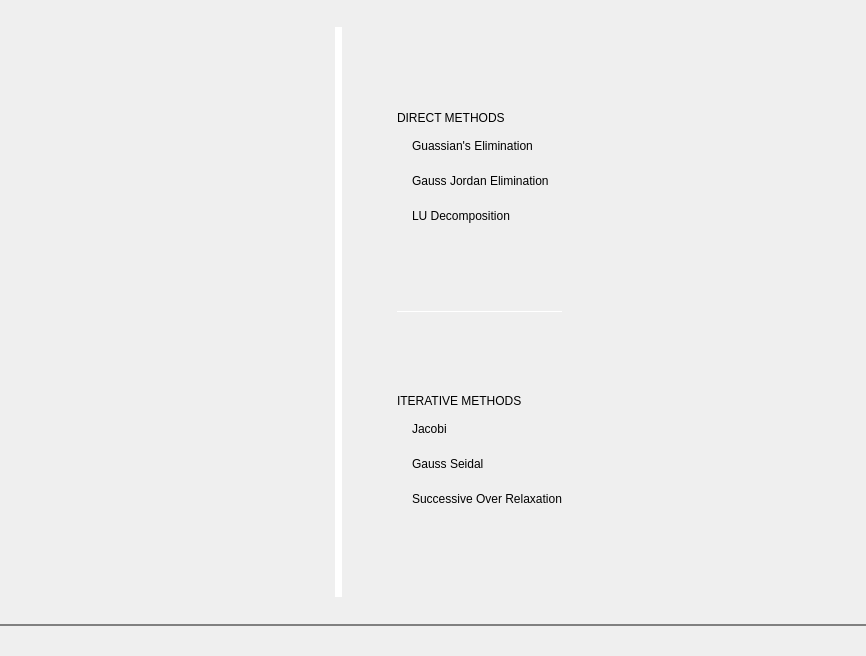
<?xml version="1.0" encoding="UTF-8"?>
<ui version="4.0">
 <class>MainWindow</class>
 <widget class="QMainWindow" name="MainWindow">
  <property name="geometry">
   <rect>
    <x>0</x>
    <y>0</y>
    <width>866</width>
    <height>579</height>
   </rect>
  </property>
  <property name="windowTitle">
   <string>STENSIL</string>
  </property>
  <property name="windowIcon">
   <iconset resource="r.qrc">
    <normaloff>:/img/stensil (2).png</normaloff>:/img/stensil (2).png</iconset>
  </property>
  <property name="styleSheet">
   <string notr="true">QScrollBar:vertical{
	width: 9px; 
}

QScrollBar:horizontal{
	height: 9px; 
}

QScrollBar:horizontal,
QScrollBar:vertical{
	background: rgba(250,250,250,0.5);
}

QScrollBar::sub-page:horizontal,
QScrollBar::add-page:horizontal,
QScrollBar::add-line:horizontal,
QScrollBar::sub-line:horizontal,
QScrollBar::add-line:vertical,
QScrollBar::sub-line:vertical,
QScrollBar::sub-page:vertical,
QScrollBar::add-page:vertical{
	background: none;
}

QScrollBar::handle:vertical,
QScrollBar::handle:horizontal{
	background: rgba(70,65,65,1);
	border-radius: 2px;
	margin: 2px;
}

QWidget{
	
	border: 0;
	margin: 0;
	padding: 0;
}

QPushButton{
	
	text-align: left;
	padding: 0;
	padding-left: 15px;
	background: rgba(0,0,0,0);
	margin-top: 2px;
	margin-bottom: 2px;
	border: 0;
	height: 25px; 
}

[objectName = &quot;toc_widget&quot;] QLabel, 
[objectName = &quot;tom_widget&quot;] QLabel{
	
	font-weight: bold;
	height: 100px;
	padding-left: 5px;
}

[objectName = &quot;toc_widget&quot;] QPushButton{
	
	color: blue;
}

[objectName = &quot;tom_widget&quot;]{
	
	background-color: rgba(200, 62, 52, 1);
	border: 1px solid gray;
	min-width: 250px;
}

[objectName = &quot;tom_widget&quot;] QPushButton{
	
	color: white;
	font: italic 12pt &quot;Monotype Corsiva&quot;;
}

[objectName = &quot;tom_widget&quot;] QPushButton:hover{
	
	background-color: rgba(255,255,255,0.3);
	font-size: 13pt;
}


[objectName = &quot;solve_pushButton&quot;]{
	
	border: 1px solid gray;
	color: red;
	padding: 2px 15px;
	border-radius: 2px;
}

[objectName = &quot;tom_widget&quot;] QLabel{
	
	color: white;
	/*font: 20pt &quot;Mistral&quot;;*/
}

[objectName = &quot;centralwidget&quot;]{

	background: url(:/img/bg/andres-jasso-RQqhVKHXa-k-unsplash.jpg);
	background-position:  bottom right;
}

QStatusBar{
	
	border-top: 2px solid gray;
	min-height: 30px;
}

Line{
	background-color: gray;
}

QLineEdit{
	
	border: 1px solid silver;
	border-radius: 2px;
	margin: 2px;
	padding-left: 5px;
	max-width: 100px;
	min-width: 70px;
	min-height: 25px;
}

QLineEdit:hover{
	
	border-color: gray;
	padding-left: 2px;
}

QScrollArea{
	
	background-color: rgba(240, 240, 240, 1);
	border: 2px solid gray;
	border-top: 0;
	border-bottom: 0;
	border: 0;
	width: 60%;
}

Line{
	
	background-color: rgba(0,0,0,0);
	border-right: 2px solid gray;
}

[objectName = &quot;tom_widget&quot;]{
	
	border-top: 0;
	border-bottom: 0;
}

</string>
  </property>
  <widget class="QWidget" name="centralwidget">
   <layout class="QHBoxLayout" name="horizontalLayout_7">
    <item>
     <widget class="QStackedWidget" name="stackedWidget">
      <property name="currentIndex">
       <number>0</number>
      </property>
      <widget class="QWidget" name="welcome_page">
       <layout class="QHBoxLayout" name="horizontalLayout_4">
        <item>
         <spacer name="horizontalSpacer">
          <property name="orientation">
           <enum>Qt::Horizontal</enum>
          </property>
          <property name="sizeHint" stdset="0">
           <size>
            <width>40</width>
            <height>20</height>
           </size>
          </property>
         </spacer>
        </item>
        <item>
         <widget class="QWidget" name="welcome_page_app_label_wrapper" native="true">
          <property name="styleSheet">
           <string notr="true">[objectName = &quot;welcome_page_app_label_wrapper&quot;]{

background: white;
}</string>
          </property>
          <layout class="QHBoxLayout" name="horizontalLayout">
           <item>
            <spacer name="horizontalSpacer_11">
             <property name="orientation">
              <enum>Qt::Horizontal</enum>
             </property>
             <property name="sizeType">
              <enum>QSizePolicy::Preferred</enum>
             </property>
             <property name="sizeHint" stdset="0">
              <size>
               <width>40</width>
               <height>20</height>
              </size>
             </property>
            </spacer>
           </item>
           <item>
            <widget class="QLabel" name="welcome_page_app_label">
             <property name="styleSheet">
              <string notr="true">background-color: white;</string>
             </property>
             <property name="text">
              <string/>
             </property>
             <property name="pixmap">
              <pixmap resource="r.qrc">:/img/stensil (3).png</pixmap>
             </property>
            </widget>
           </item>
           <item>
            <spacer name="horizontalSpacer_10">
             <property name="orientation">
              <enum>Qt::Horizontal</enum>
             </property>
             <property name="sizeType">
              <enum>QSizePolicy::Preferred</enum>
             </property>
             <property name="sizeHint" stdset="0">
              <size>
               <width>40</width>
               <height>20</height>
              </size>
             </property>
            </spacer>
           </item>
           <item>
            <widget class="QWidget" name="tom_widget" native="true">
             <layout class="QVBoxLayout" name="verticalLayout_2">
              <item>
               <spacer name="verticalSpacer_4">
                <property name="orientation">
                 <enum>Qt::Vertical</enum>
                </property>
                <property name="sizeHint" stdset="0">
                 <size>
                  <width>20</width>
                  <height>40</height>
                 </size>
                </property>
               </spacer>
              </item>
              <item>
               <widget class="QLabel" name="directMethods_label">
                <property name="styleSheet">
                 <string notr="true">font: 20pt &quot;Mistral&quot;;</string>
                </property>
                <property name="text">
                 <string>DIRECT METHODS</string>
                </property>
               </widget>
              </item>
              <item>
               <widget class="QPushButton" name="guassianElimination_pushButton">
                <property name="styleSheet">
                 <string notr="true"/>
                </property>
                <property name="text">
                 <string>Guassian's Elimination</string>
                </property>
               </widget>
              </item>
              <item>
               <widget class="QPushButton" name="gaussJordan_pushButton">
                <property name="text">
                 <string>Gauss Jordan Elimination</string>
                </property>
               </widget>
              </item>
              <item>
               <widget class="QPushButton" name="lu_pushButton">
                <property name="text">
                 <string>LU Decomposition</string>
                </property>
               </widget>
              </item>
              <item>
               <spacer name="verticalSpacer_7">
                <property name="orientation">
                 <enum>Qt::Vertical</enum>
                </property>
                <property name="sizeHint" stdset="0">
                 <size>
                  <width>20</width>
                  <height>40</height>
                 </size>
                </property>
               </spacer>
              </item>
              <item>
               <widget class="Line" name="line_2">
                <property name="styleSheet">
                 <string notr="true">border-top: 1px solid white;
background-color: rgba(0,0,0,0);</string>
                </property>
                <property name="orientation">
                 <enum>Qt::Horizontal</enum>
                </property>
               </widget>
              </item>
              <item>
               <spacer name="verticalSpacer_6">
                <property name="orientation">
                 <enum>Qt::Vertical</enum>
                </property>
                <property name="sizeHint" stdset="0">
                 <size>
                  <width>20</width>
                  <height>40</height>
                 </size>
                </property>
               </spacer>
              </item>
              <item>
               <widget class="QLabel" name="iterativeMethods_label">
                <property name="styleSheet">
                 <string notr="true">font: 20pt &quot;Mistral&quot;;</string>
                </property>
                <property name="text">
                 <string>ITERATIVE METHODS</string>
                </property>
               </widget>
              </item>
              <item>
               <widget class="QPushButton" name="jacobi_pushButton">
                <property name="text">
                 <string>Jacobi</string>
                </property>
               </widget>
              </item>
              <item>
               <widget class="QPushButton" name="gaussSeidal_pushButton">
                <property name="text">
                 <string>Gauss Seidal</string>
                </property>
               </widget>
              </item>
              <item>
               <widget class="QPushButton" name="sor_pushButton">
                <property name="text">
                 <string>Successive Over Relaxation</string>
                </property>
               </widget>
              </item>
              <item>
               <spacer name="verticalSpacer_3">
                <property name="orientation">
                 <enum>Qt::Vertical</enum>
                </property>
                <property name="sizeHint" stdset="0">
                 <size>
                  <width>20</width>
                  <height>40</height>
                 </size>
                </property>
               </spacer>
              </item>
             </layout>
            </widget>
           </item>
          </layout>
         </widget>
        </item>
        <item>
         <spacer name="horizontalSpacer_8">
          <property name="orientation">
           <enum>Qt::Horizontal</enum>
          </property>
          <property name="sizeHint" stdset="0">
           <size>
            <width>40</width>
            <height>20</height>
           </size>
          </property>
         </spacer>
        </item>
       </layout>
      </widget>
      <widget class="QWidget" name="main_page">
       <layout class="QVBoxLayout" name="verticalLayout">
        <item>
         <widget class="QWidget" name="main_page_labelArea_widget" native="true">
          <property name="styleSheet">
           <string notr="true">/*[objectName=&quot;main_page_labelArea_widget&quot;]{

	background-color: rgba(255,255,255,0.95);
	border: 1px solid silver;
	border-radius: 2px;
}*/</string>
          </property>
          <layout class="QHBoxLayout" name="horizontalLayout_5">
           <item>
            <widget class="QPushButton" name="pushButton">
             <property name="styleSheet">
              <string notr="true">
QPushButton{

padding: 5;
border: 1px solid gray;
width: 30px;
max-width: 30px;
height: 30px;
border-radius: 21px;
background-color: rgba(255,255,255,1);
}

QPushButton:hover{

border-width: 2px;
}

QPushButton:pressed{

width: 26px;
max-width: 26px;
height: 26px;
border-radius: 16px;
}</string>
             </property>
             <property name="text">
              <string/>
             </property>
             <property name="icon">
              <iconset resource="r.qrc">
               <normaloff>:/img/svg/long-arrow-alt-left.svg</normaloff>:/img/svg/long-arrow-alt-left.svg</iconset>
             </property>
             <property name="iconSize">
              <size>
               <width>21</width>
               <height>50</height>
              </size>
             </property>
            </widget>
           </item>
           <item>
            <widget class="QLabel" name="app_label">
             <property name="styleSheet">
              <string notr="true">font: 25pt &quot;Quicksand&quot;;
color: rgb(200, 62, 52);
text-align: center;</string>
             </property>
             <property name="text">
              <string>&lt;html&gt;&lt;head/&gt;&lt;body&gt;&lt;p align=&quot;center&quot;&gt;Jacobi's Method&lt;/p&gt;&lt;/body&gt;&lt;/html&gt;</string>
             </property>
            </widget>
           </item>
          </layout>
         </widget>
        </item>
        <item>
         <widget class="QWidget" name="widget_3" native="true">
          <layout class="QHBoxLayout" name="horizontalLayout_6">
           <item>
            <spacer name="horizontalSpacer_2">
             <property name="orientation">
              <enum>Qt::Horizontal</enum>
             </property>
             <property name="sizeType">
              <enum>QSizePolicy::Fixed</enum>
             </property>
             <property name="sizeHint" stdset="0">
              <size>
               <width>40</width>
               <height>20</height>
              </size>
             </property>
            </spacer>
           </item>
           <item>
            <widget class="QScrollArea" name="scrollArea">
             <property name="minimumSize">
              <size>
               <width>722</width>
               <height>500</height>
              </size>
             </property>
             <property name="styleSheet">
              <string notr="true">
[objectName=&quot;scrollArea&quot;]{
background-color: white;
border-radius: 2px;
border: 1px solid silver;
min-width: 720px;
}

QWidget{

}</string>
             </property>
             <property name="widgetResizable">
              <bool>true</bool>
             </property>
             <widget class="QWidget" name="scrollAreaWidgetContents">
              <property name="geometry">
               <rect>
                <x>0</x>
                <y>0</y>
                <width>720</width>
                <height>498</height>
               </rect>
              </property>
              <layout class="QHBoxLayout" name="horizontalLayout_2">
               <item>
                <spacer name="horizontalSpacer_9">
                 <property name="orientation">
                  <enum>Qt::Horizontal</enum>
                 </property>
                 <property name="sizeType">
                  <enum>QSizePolicy::Fixed</enum>
                 </property>
                 <property name="sizeHint" stdset="0">
                  <size>
                   <width>40</width>
                   <height>20</height>
                  </size>
                 </property>
                </spacer>
               </item>
               <item>
                <widget class="QWidget" name="input_widget" native="true">
                 <layout class="QVBoxLayout" name="verticalLayout_5">
                  <item>
                   <widget class="QLabel" name="input_label">
                    <property name="styleSheet">
                     <string notr="true">font: 25pt &quot;Quicksand&quot;;
color: rgb(200, 62, 52);</string>
                    </property>
                    <property name="text">
                     <string>Input</string>
                    </property>
                   </widget>
                  </item>
                  <item>
                   <layout class="QVBoxLayout" name="input_verticalLayout">
                    <item>
                     <widget class="QWidget" name="widget" native="true">
                      <layout class="QHBoxLayout" name="horizontalLayout_3">
                       <item alignment="Qt::AlignLeft">
                        <widget class="QLabel" name="n_label">
                         <property name="styleSheet">
                          <string notr="true">font: 75 14pt &quot;Comic Sans MS&quot;;</string>
                         </property>
                         <property name="text">
                          <string>n = </string>
                         </property>
                        </widget>
                       </item>
                       <item alignment="Qt::AlignLeft">
                        <widget class="QLineEdit" name="n_lineEdit"/>
                       </item>
                       <item>
                        <spacer name="horizontalSpacer_3">
                         <property name="orientation">
                          <enum>Qt::Horizontal</enum>
                         </property>
                         <property name="sizeHint" stdset="0">
                          <size>
                           <width>40</width>
                           <height>20</height>
                          </size>
                         </property>
                        </spacer>
                       </item>
                      </layout>
                     </widget>
                    </item>
                   </layout>
                  </item>
                  <item>
                   <widget class="Line" name="line_3">
                    <property name="styleSheet">
                     <string notr="true">border: 0;
border-top: 1px solid silver;
background-color: rgba(0,0,0,0);
</string>
                    </property>
                    <property name="orientation">
                     <enum>Qt::Horizontal</enum>
                    </property>
                   </widget>
                  </item>
                  <item alignment="Qt::AlignHCenter">
                   <widget class="QPushButton" name="solve_pushButton">
                    <property name="styleSheet">
                     <string notr="true">QPushButton{
	
	color: rgb(20, 34, 34);
	color: white;
	font: 12pt &quot;Quicksand&quot;;
	font: 75 14pt &quot;Comic Sans MS&quot;;
	border-radius: 5px;
	border-color: rgb(200, 62, 52);
	border-color: rgb(20, 34, 34);
	background-color: rgba(200,62,52,0.9);
}

QPushButton:hover{
	
	border-radius: 5px;
	border-width: 2px;
}

QPushButton:pressed{
	
	font-size: 10px;
	text-align: center;
}</string>
                    </property>
                    <property name="text">
                     <string>Solve</string>
                    </property>
                   </widget>
                  </item>
                  <item>
                   <spacer name="verticalSpacer">
                    <property name="orientation">
                     <enum>Qt::Vertical</enum>
                    </property>
                    <property name="sizeHint" stdset="0">
                     <size>
                      <width>20</width>
                      <height>40</height>
                     </size>
                    </property>
                   </spacer>
                  </item>
                 </layout>
                </widget>
               </item>
               <item>
                <spacer name="horizontalSpacer_7">
                 <property name="orientation">
                  <enum>Qt::Horizontal</enum>
                 </property>
                 <property name="sizeType">
                  <enum>QSizePolicy::Fixed</enum>
                 </property>
                 <property name="sizeHint" stdset="0">
                  <size>
                   <width>40</width>
                   <height>20</height>
                  </size>
                 </property>
                </spacer>
               </item>
               <item>
                <widget class="Line" name="line">
                 <property name="styleSheet">
                  <string notr="true">border: 0;
background: rgba(0,0,0,0);
border-left: 1px solid gray;</string>
                 </property>
                 <property name="frameShadow">
                  <enum>QFrame::Sunken</enum>
                 </property>
                 <property name="lineWidth">
                  <number>0</number>
                 </property>
                 <property name="orientation">
                  <enum>Qt::Vertical</enum>
                 </property>
                </widget>
               </item>
               <item>
                <spacer name="horizontalSpacer_6">
                 <property name="orientation">
                  <enum>Qt::Horizontal</enum>
                 </property>
                 <property name="sizeType">
                  <enum>QSizePolicy::Fixed</enum>
                 </property>
                 <property name="sizeHint" stdset="0">
                  <size>
                   <width>40</width>
                   <height>20</height>
                  </size>
                 </property>
                </spacer>
               </item>
               <item>
                <widget class="QWidget" name="output_widget" native="true">
                 <layout class="QVBoxLayout" name="verticalLayout_6">
                  <item>
                   <widget class="QLabel" name="output_label">
                    <property name="styleSheet">
                     <string notr="true">font: 25pt &quot;Quicksand&quot;;
color: rgb(200, 62, 52);</string>
                    </property>
                    <property name="text">
                     <string>Output</string>
                    </property>
                   </widget>
                  </item>
                  <item>
                   <layout class="QVBoxLayout" name="output_verticalLayout"/>
                  </item>
                  <item>
                   <spacer name="verticalSpacer_2">
                    <property name="orientation">
                     <enum>Qt::Vertical</enum>
                    </property>
                    <property name="sizeHint" stdset="0">
                     <size>
                      <width>20</width>
                      <height>40</height>
                     </size>
                    </property>
                   </spacer>
                  </item>
                 </layout>
                </widget>
               </item>
               <item>
                <spacer name="horizontalSpacer_5">
                 <property name="orientation">
                  <enum>Qt::Horizontal</enum>
                 </property>
                 <property name="sizeType">
                  <enum>QSizePolicy::MinimumExpanding</enum>
                 </property>
                 <property name="sizeHint" stdset="0">
                  <size>
                   <width>40</width>
                   <height>20</height>
                  </size>
                 </property>
                </spacer>
               </item>
              </layout>
             </widget>
            </widget>
           </item>
           <item>
            <spacer name="horizontalSpacer_4">
             <property name="orientation">
              <enum>Qt::Horizontal</enum>
             </property>
             <property name="sizeType">
              <enum>QSizePolicy::Fixed</enum>
             </property>
             <property name="sizeHint" stdset="0">
              <size>
               <width>38</width>
               <height>20</height>
              </size>
             </property>
            </spacer>
           </item>
          </layout>
         </widget>
        </item>
       </layout>
      </widget>
     </widget>
    </item>
   </layout>
  </widget>
  <widget class="QStatusBar" name="statusbar"/>
 </widget>
 <resources>
  <include location="r.qrc"/>
 </resources>
 <connections/>
</ui>
